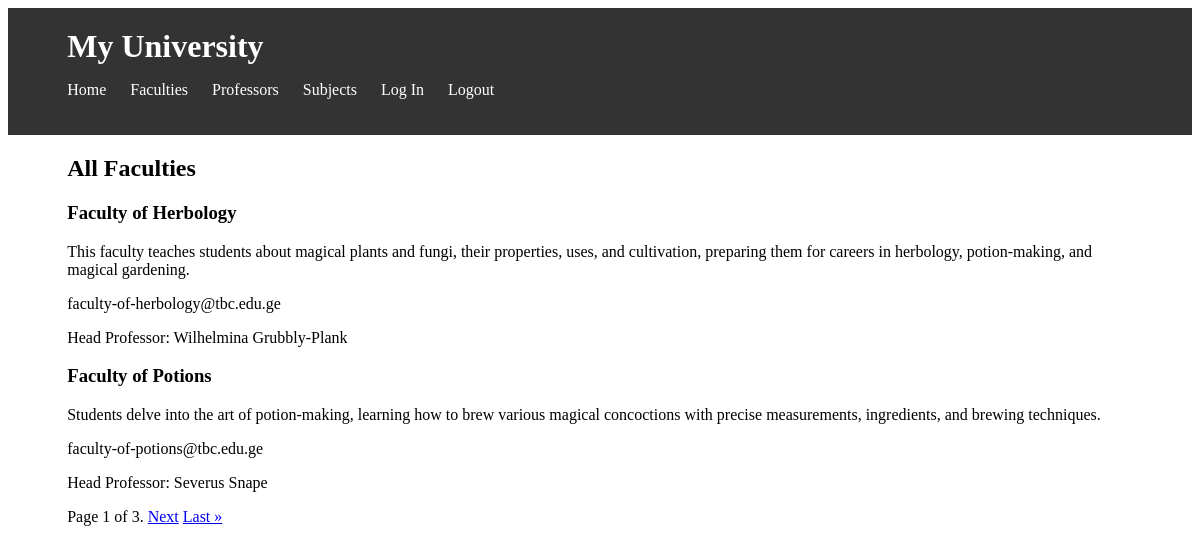
The app's page /faculties/ with its own data.
### university/models/faculty.py (models this page shows, shortened)
class Faculty(models.Model):
    name = models.CharField(max_length=100, verbose_name=_('Faculty Name'))
    description = models.TextField(verbose_name=_('Description'))
    email = models.EmailField(max_length=100, verbose_name=_('Email'), default='', blank=True)
    courses = models.ManyToManyField(Course, related_name='faculties', verbose_name=_('Courses'), blank=True)
    head_of_faculty = models.OneToOneField(
        Professor,
        on_delete=models.SET_NULL,
        related_name='faculty_head',  # Custom related_name for the head_of_faculty field
        null=True,
        blank=True,
        verbose_name=_('Head of Faculty')
    )
    created_at = models.DateTimeField(auto_now_add=True, verbose_name=_('Created At'))
    updated_at = models.DateTimeField(auto_now=True, verbose_name=_('Updated At'))
    class Meta:
        verbose_name = _('Faculty')
        verbose_name_plural = _('Faculties')
        ordering = ('-created_at',)

### university/models/professor.py (models this page shows)
class Professor(models.Model):
    user = models.OneToOneField(User, on_delete=models.SET_NULL, related_name='professor', null=True, blank=True)
    first_name = models.CharField(max_length=100, verbose_name=_('First Name'))
    last_name = models.CharField(max_length=100, verbose_name=_('Last Name'))
    email = models.EmailField(max_length=100, verbose_name=_('Email'), default='', blank=True)
    faculty = models.ForeignKey('university.Faculty', on_delete=models.CASCADE, related_name='professors',
                                verbose_name=_('Faculty'), blank=True, null=True)
    created_at = models.DateTimeField(auto_now_add=True, verbose_name=_('Created At'))
    updated_at = models.DateTimeField(auto_now=True, verbose_name=_('Updated At'))
    class Meta:
        verbose_name = _('Professor')
        verbose_name_plural = _('Professors')
        ordering = ('-created_at',)
    def __str__(self):
        return f'{self.first_name} {self.last_name}'

### university/views/faculties.py (the view)
# urls.py: path('faculties/', faculties, name='faculties'),
def faculties(request):
    faculties_list = Faculty.objects.all()  # Retrieve all faculties from the database
    per_page = 2
    paginator = Paginator(faculties_list, per_page)
    page_number = request.GET.get('page')
    try:
        faculties = paginator.page(page_number)
    except PageNotAnInteger:
        faculties = paginator.page(1)
    except EmptyPage:
        faculties = paginator.page(paginator.num_pages)
    return render(request, 'university/faculties.html', {'faculties': faculties})

### university/templates/university/faculties.html (shortened to what this page needs)
{% block content %}
    {% include 'university/header.html' %}
    <div class="container">
        <h2>All Faculties</h2>
        <div class="faculties-list">
            {% for faculty in faculties %}
                <div class="faculty">
                    <h3>{{ faculty.name }}</h3>
                    <p>{{ faculty.description }}</p>
                    <p> {{ faculty.email }}</p>
                    <p>Head Professor: {{ faculty.head_of_faculty }}</p>
                </div>
            {% endfor %}
        </div>
        <span class="current">
    Page {{ faculties.number }} of {{ faculties.paginator.num_pages }}.
  </span>
        {% if faculties.has_next %}
            <a href="?page={{ faculties.next_page_number }}">Next</a>
            <a href="?page={{ faculties.paginator.num_pages }}">Last &raquo;</a>
        {% endif %}
    </div>
{% endblock %}

### university/templates/university/header.html (style rules this page uses)
.container { width: 90%; margin: 0 auto; }

### records on screen
Faculty: name "Faculty of Herbology", description "This faculty teaches students about magical plants and fungi, their properties, uses, and cultivation, preparing them for careers in herbology, potion-making, and magical gardening.", email "faculty-of-herbology@tbc.edu.ge", head_of_faculty "Wilhelmina Grubbly-Plank"
Faculty: name "Faculty of Potions", description "Students delve into the art of potion-making, learning how to brew various magical concoctions with precise measurements, ingredients, and brewing techniques.", email "faculty-of-potions@tbc.edu.ge", head_of_faculty "Severus Snape"

### other values on screen
{{ faculties.number }} "1"
{{ faculties.paginator.num_pages }} "3"
